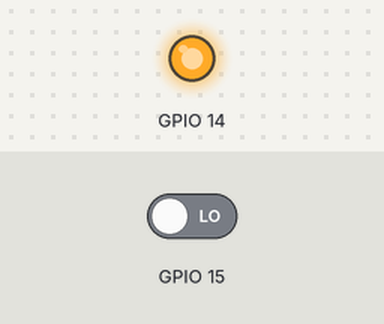
Bench run of a program on a simulated Raspberry Pi (BCM pin numbers). Shown: output pins drawn as LEDs (lit = HIGH). Inputs (shaded band) come from the test bench; at power-on: GPIO 15 LOW.

Above: at 2.5 s.
At 7.5 s:
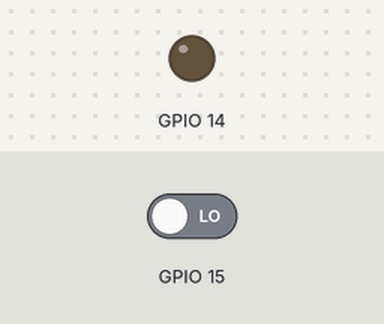
Timing chart, 0 to 13.0 s (numbered marks = the images above):
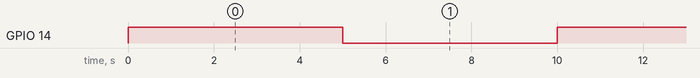

The program:

switch_led.py
```python
import RPi.GPIO as GPIO
import time

GPIO.setmode(GPIO.BCM)
GPIO.setup(14, GPIO.OUT)
GPIO.setup(15, GPIO.IN, pull_up_down=GPIO.PUD_DOWN)

while(True):
  GPIO.output(14,GPIO.HIGH)
  time.sleep(5)
  GPIO.output(14,GPIO.LOW)
  time.sleep(5)
  if GPIO.input(15) == 1:
    break
```

Measured:
- by itself, GPIO 14: alternates HIGH for 5.0 s and LOW for 5.0 s
